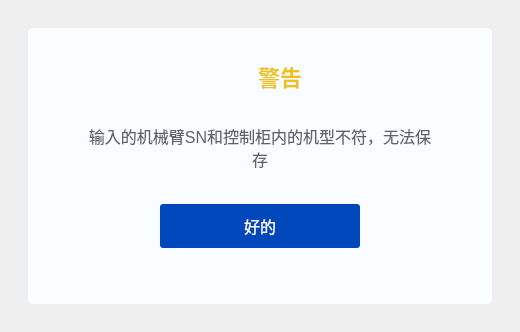
<?xml version="1.0" encoding="UTF-8"?>
<ui version="4.0">
 <class>SNMatchFailedWidget</class>
 <widget class="QWidget" name="SNMatchFailedWidget">
  <property name="geometry">
   <rect>
    <x>0</x>
    <y>0</y>
    <width>520</width>
    <height>332</height>
   </rect>
  </property>
  <property name="minimumSize">
   <size>
    <width>354</width>
    <height>224</height>
   </size>
  </property>
  <property name="windowTitle">
   <string>Form</string>
  </property>
  <layout class="QGridLayout" name="gridLayout">
   <item row="0" column="0">
    <widget class="QWidget" name="widget" native="true">
     <property name="sizePolicy">
      <sizepolicy hsizetype="Fixed" vsizetype="Fixed">
       <horstretch>0</horstretch>
       <verstretch>0</verstretch>
      </sizepolicy>
     </property>
     <property name="minimumSize">
      <size>
       <width>464</width>
       <height>276</height>
      </size>
     </property>
     <property name="maximumSize">
      <size>
       <width>464</width>
       <height>276</height>
      </size>
     </property>
     <property name="styleSheet">
      <string notr="true">background-color: rgb(250, 253, 255);
border-radius: 4px;</string>
     </property>
     <layout class="QVBoxLayout" name="verticalLayout">
      <property name="spacing">
       <number>0</number>
      </property>
      <property name="leftMargin">
       <number>56</number>
      </property>
      <property name="topMargin">
       <number>0</number>
      </property>
      <property name="rightMargin">
       <number>56</number>
      </property>
      <property name="bottomMargin">
       <number>56</number>
      </property>
      <item alignment="Qt::AlignHCenter">
       <widget class="QLabel" name="labelTitle">
        <property name="sizePolicy">
         <sizepolicy hsizetype="Expanding" vsizetype="Fixed">
          <horstretch>0</horstretch>
          <verstretch>0</verstretch>
         </sizepolicy>
        </property>
        <property name="minimumSize">
         <size>
          <width>0</width>
          <height>96</height>
         </size>
        </property>
        <property name="maximumSize">
         <size>
          <width>16777215</width>
          <height>96</height>
         </size>
        </property>
        <property name="styleSheet">
         <string notr="true">.QLabel#labelTitle{
font-size: 22px;
font-weight: 500;
color: #EEC01C;
background-position: left center;
background-repeat:no-repeat;
padding-left:40px;
background-image: url(:/image/images/tipswarn.png);
}</string>
        </property>
        <property name="text">
         <string>警告</string>
        </property>
        <property name="alignment">
         <set>Qt::AlignCenter</set>
        </property>
       </widget>
      </item>
      <item>
       <widget class="QLabel" name="label_2">
        <property name="styleSheet">
         <string notr="true">font-size: 16px;
font-weight: normal;
color: #5E626E;</string>
        </property>
        <property name="text">
         <string>输入的机械臂SN和控制柜内的机型不符，无法保存</string>
        </property>
        <property name="alignment">
         <set>Qt::AlignCenter</set>
        </property>
        <property name="wordWrap">
         <bool>true</bool>
        </property>
       </widget>
      </item>
      <item>
       <spacer name="verticalSpacer">
        <property name="orientation">
         <enum>Qt::Vertical</enum>
        </property>
        <property name="sizeHint" stdset="0">
         <size>
          <width>20</width>
          <height>40</height>
         </size>
        </property>
       </spacer>
      </item>
      <item alignment="Qt::AlignHCenter">
       <widget class="QPushButton" name="btnConfirm">
        <property name="sizePolicy">
         <sizepolicy hsizetype="Fixed" vsizetype="Fixed">
          <horstretch>0</horstretch>
          <verstretch>0</verstretch>
         </sizepolicy>
        </property>
        <property name="minimumSize">
         <size>
          <width>200</width>
          <height>44</height>
         </size>
        </property>
        <property name="maximumSize">
         <size>
          <width>200</width>
          <height>44</height>
         </size>
        </property>
        <property name="styleSheet">
         <string notr="true">background: #0047BB;
border-radius: 3px;
font-size: 16px;
font-weight: normal;
color: #FAFDFF;</string>
        </property>
        <property name="text">
         <string>好的</string>
        </property>
       </widget>
      </item>
     </layout>
    </widget>
   </item>
  </layout>
 </widget>
 <resources/>
 <connections/>
</ui>
